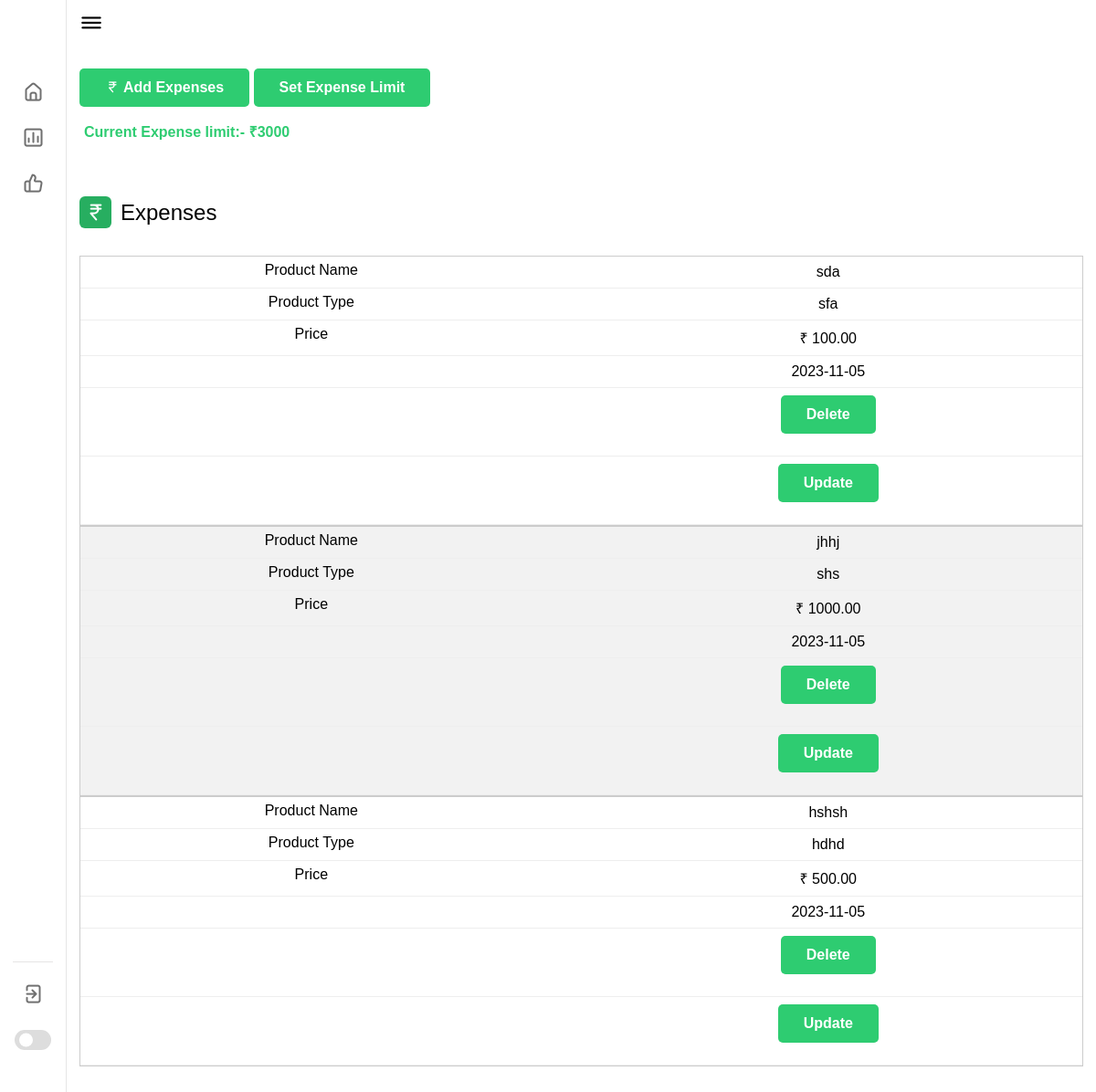
/dashboard/expenses.php (signed in), run on the app's committed database.
### tables this page shows
CREATE TABLE `users` (
  `id` int(20) NOT NULL,
  `fname` varchar(30) NOT NULL,
  `lname` varchar(20) NOT NULL,
  `email` varchar(50) NOT NULL,
  `phone` varchar(10) DEFAULT NULL,
  `password` varchar(30) NOT NULL,
  `expense_limit` varchar(10) DEFAULT '1000'
);

CREATE TABLE `expenses` (
  `expense_id` int(11) NOT NULL,
  `user_id` int(11) DEFAULT NULL,
  `expense_name` varchar(50) NOT NULL,
  `expense_type` varchar(50) DEFAULT NULL,
  `expense_amount` decimal(10,2) NOT NULL,
  `date_added` date DEFAULT current_timestamp()
);

### dashboard/expenses.php (the view, shortened to what this page needs)
<?php
include '../connectDB.php';
if (isset($_SESSION['id'])) {
    $id = $_SESSION['id'];
    $sql = "SELECT * from `users` where id = '$id'";
    $result = mysqli_query($con, $sql);
    $row = mysqli_fetch_assoc($result);
    $expenseLimit = $row['expense_limit'];
} else {
    echo "<script>window.location.href='../login.php';</script>";
}
?>
<!DOCTYPE html>
<html lang="en">
<head>
    <link rel="stylesheet" href="../assets/css/dashboard.css">
    <link rel="stylesheet" href="../assets/css/modal.css">
    <link rel="stylesheet" href="https://unicons.iconscout.com/release/v4.0.0/css/line.css">
</head>
<body>
    <nav>
        <div class="logo-name">
        </div>
        <div class="menu-items">
            <ul class="nav-links">
                <li><a href="dashboard.php">
                        <i class="uil uil-estate"></i>
                    </a></li>
                <li><a href="expenses.php">
                        <i class="uil uil-chart"></i>
                    </a></li>
                <li><a href="user.php">
                        <i class="uil uil-thumbs-up"></i>
                    </a></li>
            </ul>
            <ul class="logout-mode">
                <li><a href="logout.php">
                        <i class="uil uil-signout"></i>
                    </a></li>
                <li class="mode">
                    <a href="#">
                    </a>
                    <div class="mode-toggle">
                        <span class="switch"></span>
                    </div>
                </li>
            </ul>
        </div>
    </nav>
    <section class="dashboard">
        <div class="top">
            <i class="uil uil-bars sidebar-toggle"></i>
        </div>
        <div class="dash-content" id="add-expense">
            <div class="overview">
                <div class="activity add_expenses">
                    <?php include 'add_expenses.php' ?>
                    <button type="button" class="edit-profile-btn open-modal" data-open="modal_exp_limit">Set Expense Limit</button>
                    <?php
                    if ($expenseLimit != NULL) echo '<div style="color:#2ecc71;font-weight:bold;padding-left:5px;">Current Expense limit:- ₹' . $expenseLimit . '</div>';
                    else echo '<div style="color:red;font-weight:bold;padding-left:5px;">No limit set yet!</div>';
                    ?>
                </div>
                <div class=" activity">
                    <?php
                    $sql = "SELECT * FROM expenses WHERE user_id = '$id'";
                    $result = mysqli_query($con, $sql);
                    if (mysqli_num_rows($result) > 0) {
                        echo '<div class="title">
                            <i class="uil uil-rupee-sign"></i>
                            <span class="text">Expenses</span>
                        </div>
                        <div class="table-container">
                            <table>
                        <thead>
                            <tr>
                                <th>Product Name</th>
                                <th>Product Type</th>
                                <th>Price</th>
                                <th>Date of Expense</th>
                                <th><th>
                            </tr>
                        </thead>
                        <tbody>';
                        while ($row = mysqli_fetch_assoc($result)) {
                            $expense_Id = $row['expense_id'];
                            $expenseName = $row['expense_name'];
                            $expenseType = $row['expense_type'];
                            $expenseAmount = $row['expense_amount'];
                            $date_added = $row['date_added'];
                            echo '<tr>
                        <td>' . $expenseName . '</td>
                        <td>' . $expenseType . '</td>
                        <td>₹ ' . $expenseAmount . '</td>
                        <td>' . $date_added . '</td>
                        <td>
                        <div class="btn-group">
                        <button type="button" class="open-modal" data-open="modal_' . $expense_Id . '">Delete</button>
                      </div>
                        </td>
                        <td>
                        <div class="btn-group">
                        <button type="button" class="open-modal" data-open="modal3_' . $expense_Id . '">Update</button>
                      </div>
                        </td>
                     </tr>';
                        }
                        echo '</tbody></table>';
                    } else {
                        echo '<div class="if-no-exp ">
                        <div class="text"><strong>No Expenses yet :(</strong></div>
                    </div>';
                    }
                    ?>
                </div>
            </div>
        </div>
        </div>
    </section>
</body>
</html>

### assets/css/modal.css (style rules this page uses)
:root { --lightgray: #efefef; --tealgreen: #2ecc71; --white: #fff; --black: rgba(0, 0, 0, 0.8); --bounceEasing: cubic-bezier(0.51, 0.92, 0.24, 1.15); }
a { color: inherit; text-decoration: none; }
button { cursor: pointer; background: transparent; border: none; outline: none; font-size: inherit; }
.open-modal { font-weight: bold; background: var(--tealgreen); color: var(--white); padding: 0.75rem 1.75rem; margin-bottom: 1rem; border-radius: 5px; }

### data on the page
users: expense_limit "3000"
expenses: expense_name "sda", expense_type "sfa", expense_amount "100.00", date_added "2023-11-05"
expenses: expense_name "jhhj", expense_type "shs", expense_amount "1000.00", date_added "2023-11-05"
expenses: expense_name "hshsh", expense_type "hdhd", expense_amount "500.00", date_added "2023-11-05"
